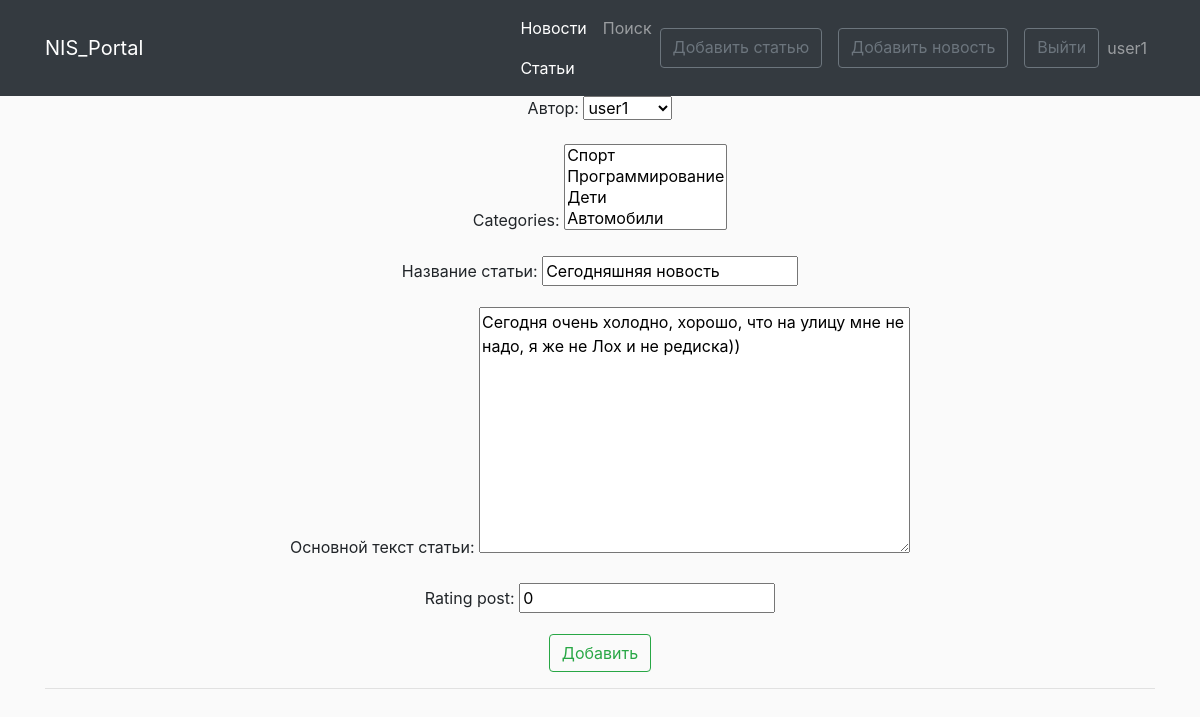
The page /posts/news/52/update/ (signed in) on the database as committed earlier.
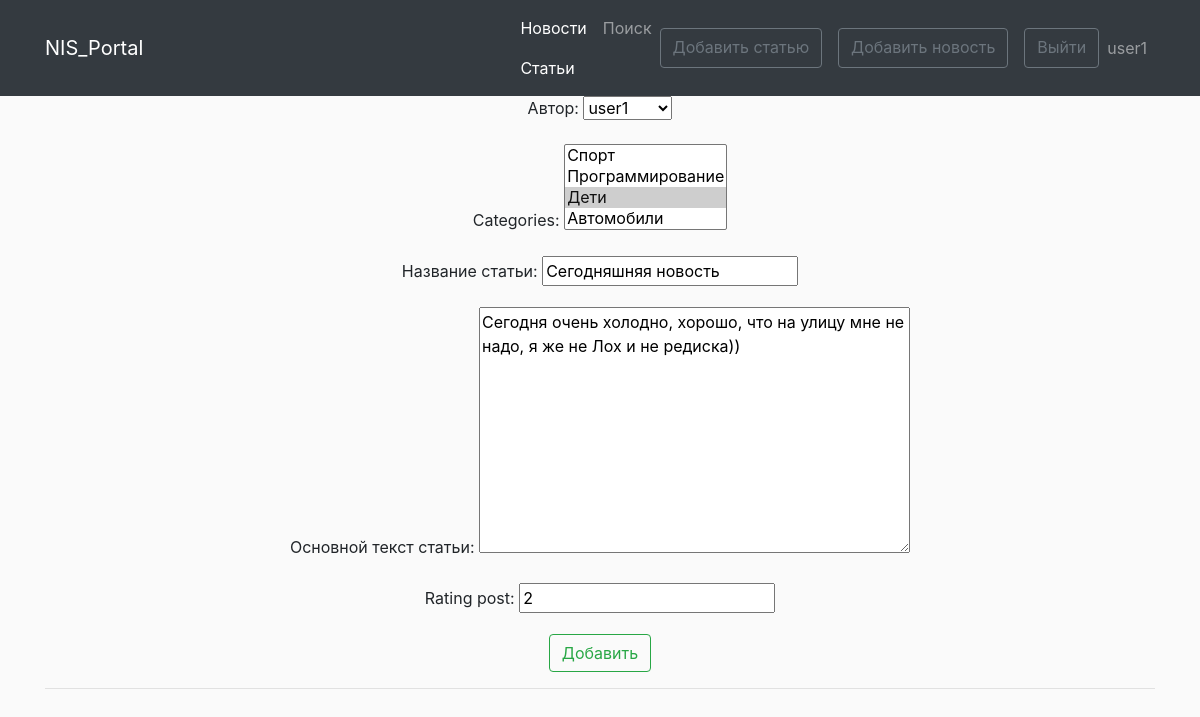
The same page on the database as committed later.
### news/models.py (models this page shows, shortened)
class Post(models.Model):
    post = 'P'
    news = 'N'
    author = models.ForeignKey(Author, verbose_name='Автор', on_delete=models.CASCADE, related_name='posts')
    select = models.CharField('Статья/Новость', max_length=10, choices=SELECT, default=post)
    date = models.DateTimeField('Дата', default=timezone.now)
    categories = models.ManyToManyField(Category, through='PostCategory')
    title = models.CharField('Название статьи', max_length=120, unique=True)
    text = models.TextField('Основной текст статьи')
    rating_post = models.IntegerField(default=0)
    class Meta:
        verbose_name = 'Пост'
        verbose_name_plural = 'Посты'

### news/views.py (the view, shortened to what this page needs)
# urls.py: path('news/<int:pk>/update/', views.UpdatePostView.as_view(), name='news-update'),
class UpdatePostView(LoginRequiredMixin, UpdateView):
    model = Post
    template_name = "news/create_post.html"
    form_class = NewsForm
    success_url = reverse_lazy('news-main')

### news/forms.py (shortened to what this page needs)
class NewsForm(forms.ModelForm):
    class Meta:
        model = Post
        fields = [
            'author',
            'categories',
            'title',
            'text',
            'rating_post',
        ]

### news/models.py (called while the page is built)
    def __str__(self):
        return f'{self.user}'

    def __str__(self):
        return f'{self.category_name}'

### news/templates/news/create_post.html (shortened to what this page needs)
{% extends 'news/base.html' %}
{% load custom_filters %}
{% load custom_tags %}
{% block content %}
<form method="post" class="form-register">
    {{ form.as_p }}
     <button type="submit"  class="btn btn-outline-success">Добавить</button>
</form>
<hr>
{% endblock content %}

Rows that differ between the two databases and show on the page:
changed Post "user1": rating_post "0" → "2"
Other text that changed with them:
form field categories: "Спорт / Программирование / Дети / Автомобили" → "Спорт / Программирование / Дети ☑ / Автомобили"
